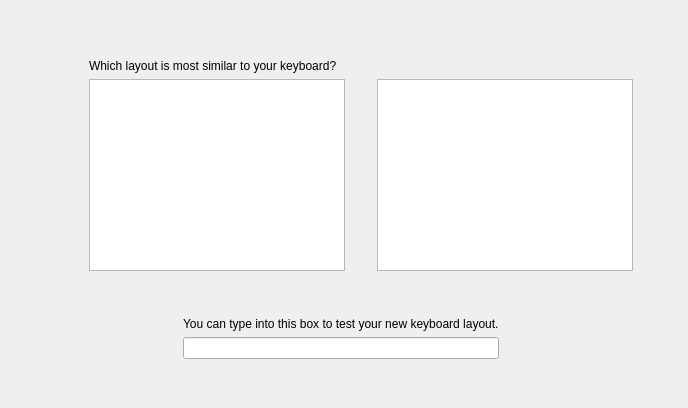
     <widget class="QWidget" name="step_keyboard" >
      <layout class="QGridLayout" >
       <property name="margin" >
        <number>9</number>
       </property>
       <property name="spacing" >
        <number>6</number>
       </property>
       <item row="3" column="1" >
        <layout class="QGridLayout" >
         <property name="margin" >
          <number>0</number>
         </property>
         <property name="spacing" >
          <number>6</number>
         </property>
         <item row="1" column="1" >
          <widget class="QLineEdit" name="keyboard_test_ledit" />
         </item>
         <item row="0" column="1" >
          <widget class="QLabel" name="keyboard_test_label" >
           <property name="text" >
            <string>You can type into this box to test your new keyboard layout.</string>
           </property>
          </widget>
         </item>
         <item row="1" column="0" >
          <spacer>
           <property name="orientation" >
            <enum>Qt::Horizontal</enum>
           </property>
           <property name="sizeType" >
            <enum>QSizePolicy::Expanding</enum>
           </property>
           <property name="sizeHint" >
            <size>
             <width>20</width>
             <height>20</height>
            </size>
           </property>
          </spacer>
         </item>
         <item row="1" column="2" >
          <spacer>
           <property name="orientation" >
            <enum>Qt::Horizontal</enum>
           </property>
           <property name="sizeHint" >
            <size>
             <width>40</width>
             <height>20</height>
            </size>
           </property>
          </spacer>
         </item>
        </layout>
       </item>
       <item row="2" column="1" >
        <spacer>
         <property name="orientation" >
          <enum>Qt::Vertical</enum>
         </property>
         <property name="sizeType" >
          <enum>QSizePolicy::Fixed</enum>
         </property>
         <property name="sizeHint" >
          <size>
           <width>20</width>
           <height>40</height>
          </size>
         </property>
        </spacer>
       </item>
       <item row="4" column="1" colspan="2" >
        <spacer>
         <property name="orientation" >
          <enum>Qt::Vertical</enum>
         </property>
         <property name="sizeType" >
          <enum>QSizePolicy::Fixed</enum>
         </property>
         <property name="sizeHint" >
          <size>
           <width>20</width>
           <height>40</height>
          </size>
         </property>
        </spacer>
       </item>
       <item row="0" column="1" colspan="2" >
        <spacer>
         <property name="orientation" >
          <enum>Qt::Vertical</enum>
         </property>
         <property name="sizeType" >
          <enum>QSizePolicy::Fixed</enum>
         </property>
         <property name="sizeHint" >
          <size>
           <width>20</width>
           <height>50</height>
          </size>
         </property>
        </spacer>
       </item>
       <item row="1" column="0" >
        <spacer>
         <property name="orientation" >
          <enum>Qt::Horizontal</enum>
         </property>
         <property name="sizeHint" >
          <size>
           <width>40</width>
           <height>20</height>
          </size>
         </property>
        </spacer>
       </item>
       <item row="1" column="2" >
        <spacer>
         <property name="orientation" >
          <enum>Qt::Horizontal</enum>
         </property>
         <property name="sizeHint" >
          <size>
           <width>40</width>
           <height>20</height>
          </size>
         </property>
        </spacer>
       </item>
       <item row="1" column="1" >
        <layout class="QGridLayout" >
         <property name="margin" >
          <number>0</number>
         </property>
         <property name="spacing" >
          <number>6</number>
         </property>
         <item row="1" column="3" >
          <widget class="QListWidget" name="keyboard_list_2" />
         </item>
         <item row="1" column="2" >
          <spacer>
           <property name="orientation" >
            <enum>Qt::Horizontal</enum>
           </property>
           <property name="sizeType" >
            <enum>QSizePolicy::Fixed</enum>
           </property>
           <property name="sizeHint" >
            <size>
             <width>20</width>
             <height>20</height>
            </size>
           </property>
          </spacer>
         </item>
         <item row="1" column="1" >
          <widget class="QListWidget" name="keyboard_list_1" />
         </item>
         <item row="0" column="1" colspan="3" >
          <widget class="QLabel" name="keyboard_label" >
           <property name="text" >
            <string>Which layout is most similar to your keyboard?</string>
           </property>
          </widget>
         </item>
         <item row="1" column="0" >
          <spacer>
           <property name="orientation" >
            <enum>Qt::Horizontal</enum>
           </property>
           <property name="sizeType" >
            <enum>QSizePolicy::Expanding</enum>
           </property>
           <property name="sizeHint" >
            <size>
             <width>40</width>
             <height>20</height>
            </size>
           </property>
          </spacer>
         </item>
        </layout>
       </item>
      </layout>
     </widget>
